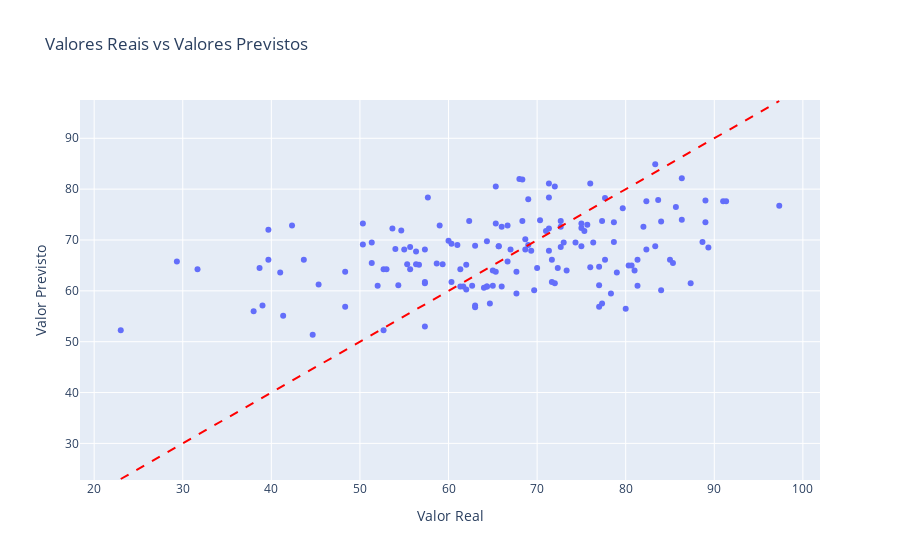

Notebook cell for this chart:
### Code cell
import plotly.express as px
import pandas as pd


df = pd.DataFrame({
    'Real': y_test,
    'Previsto': predictions
})

fig = px.scatter(df, x='Real', y='Previsto',
                 labels={'Real': 'Valor Real', 'Previsto': 'Valor Previsto'},
                 title='Valores Reais vs Valores Previstos')
fig.add_shape(
    dict(
        type='line',
        x0=df['Real'].min(),
        y0=df['Real'].min(),
        x1=df['Real'].max(),
        y1=df['Real'].max(),
        line=dict(color='Red', dash='dash')
    )
)

fig.show()

### Figure 1 — Plotly figure (JSON) as saved in the notebook; plotly's stock layout.template omitted (floating-point values rounded to 4 significant figures; data arrays with more than 128 entries replaced by an {"elided": "..."} marker saying what was removed)
{"data": [{"hovertemplate": "Valor Real=%{x}<br>Valor Previsto=%{y}<extra></extra>", "legendgroup": "", "marker": {"color": "#636efa", "symbol": "circle"}, "mode": "markers", "name": "", "orientation": "v", "showlegend": false, "type": "scatter", "x": {"elided": "150 float values"}, "xaxis": "x", "y": {"elided": "150 float values"}, "yaxis": "y"}], "layout": {"legend": {"tracegroupgap": 0}, "shapes": [{"line": {"color": "Red", "dash": "dash"}, "type": "line", "x0": 23, "x1": 97.33, "y0": 23, "y1": 97.33}], "title": {"text": "Valores Reais vs Valores Previstos"}, "xaxis": {"anchor": "y", "domain": [0, 1], "title": {"text": "Valor Real"}}, "yaxis": {"anchor": "x", "domain": [0, 1], "title": {"text": "Valor Previsto"}}}}
